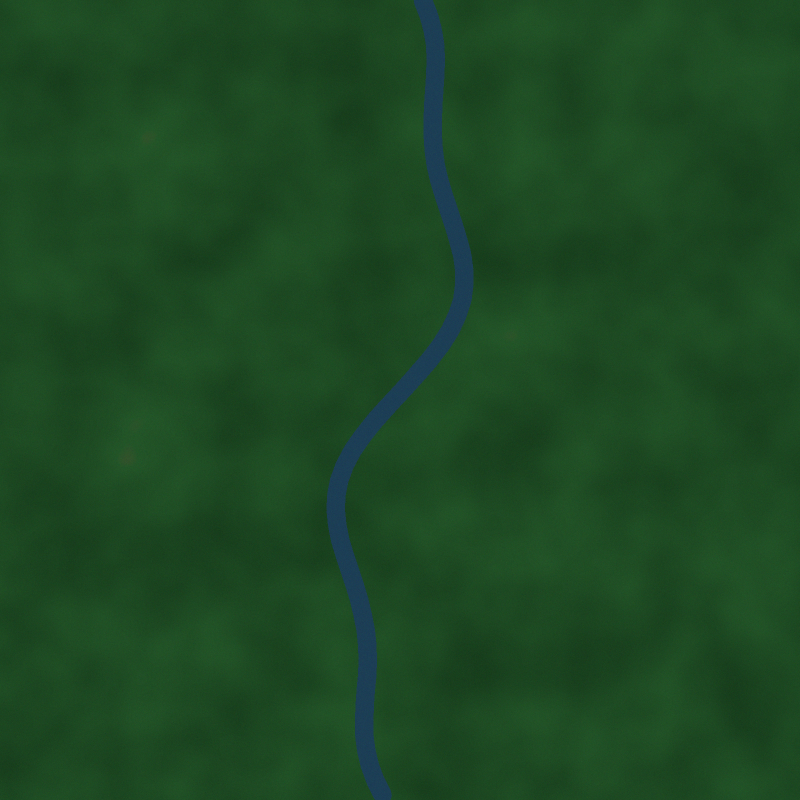
#> input picture samples/deforestation_before.png, 1600 x 1600 px (shown at 1/2 size)
$ python -i image_enhancement.py   (imports and definitions only)   (older library calls are emulated)
#> lines starting #> are read from the running program, lines starting #| are printed output that depends on the picture
"""
image_enhancement.py
====================
Advanced Radiometric Normalization, Dehazing, Sub-Pixel Alignment,
and Semantic Multi-Class Change Categorization for Satellite Remote Sensing.
"""

import cv2
import numpy as np
from typing import Tuple, Dict, Any, Optional, List


def apply_clahe_enhancement(img_rgb: np.ndarray, clip_limit: float = 2.5, tile_grid_size: Tuple[int, int] = (8, 8)) -> np.ndarray:
    """
    Applies Contrast Limited Adaptive Histogram Equalization (CLAHE)
    in the LAB color space (Luminance channel only) to preserve natural color fidelity.
    """
#> called with clip_limit = 2.5, tile_grid_size = (8, 8)
    lab = cv2.cvtColor(img_rgb, cv2.COLOR_RGB2LAB)
#> lab: shape (1600, 1600, 3); mean of channels 0, 1, 2 69, 103.7, 146
    l, a, b = cv2.split(lab)
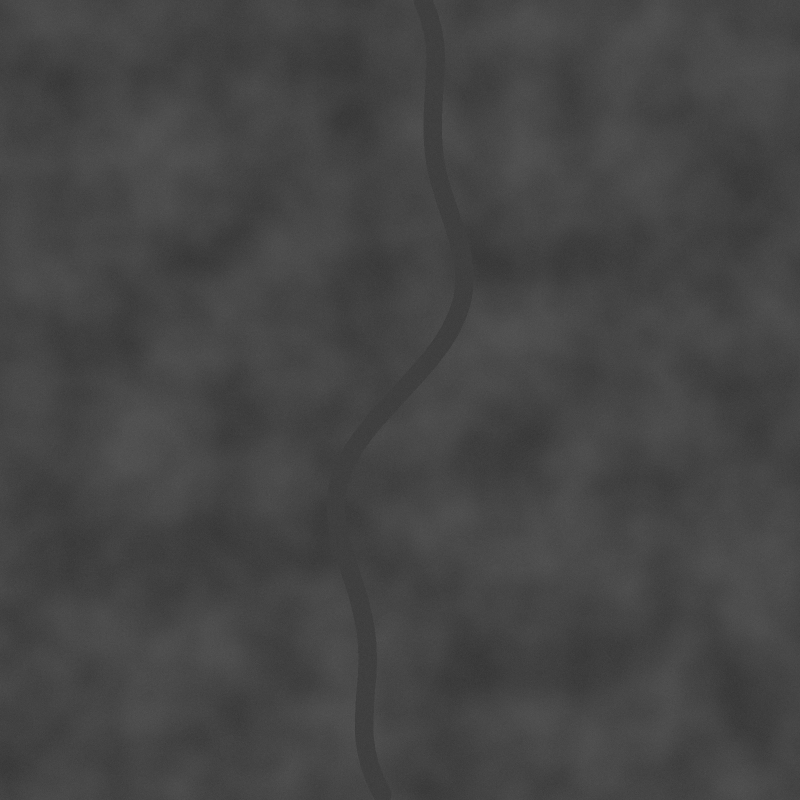
#> l: shape (1600, 1600) (shown at 1/2 size); min 46, max 90, mean 69
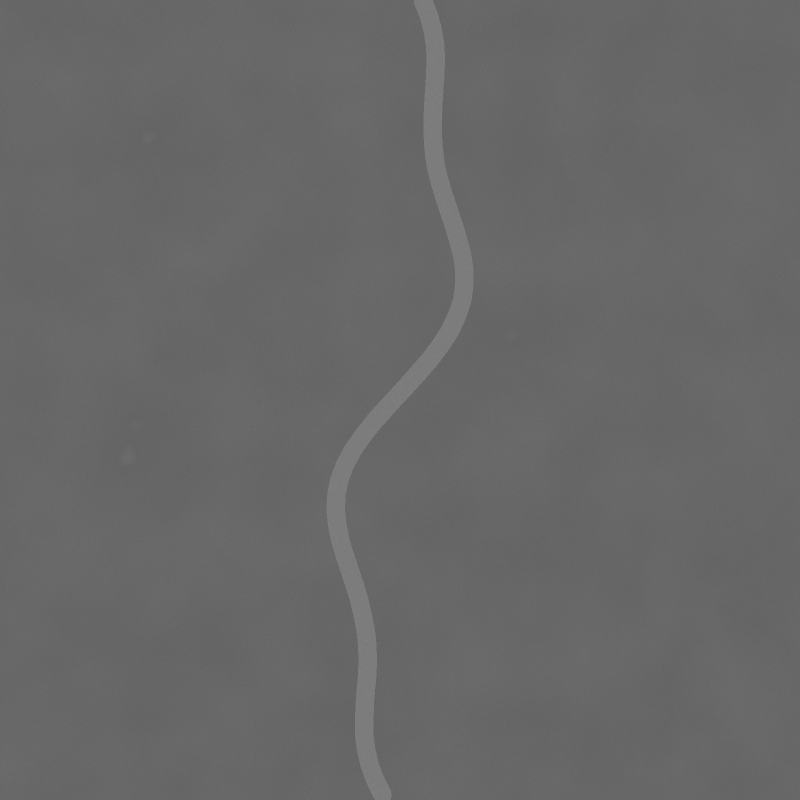
#> a: shape (1600, 1600) (shown at 1/2 size); min 94, max 137, mean 103.7
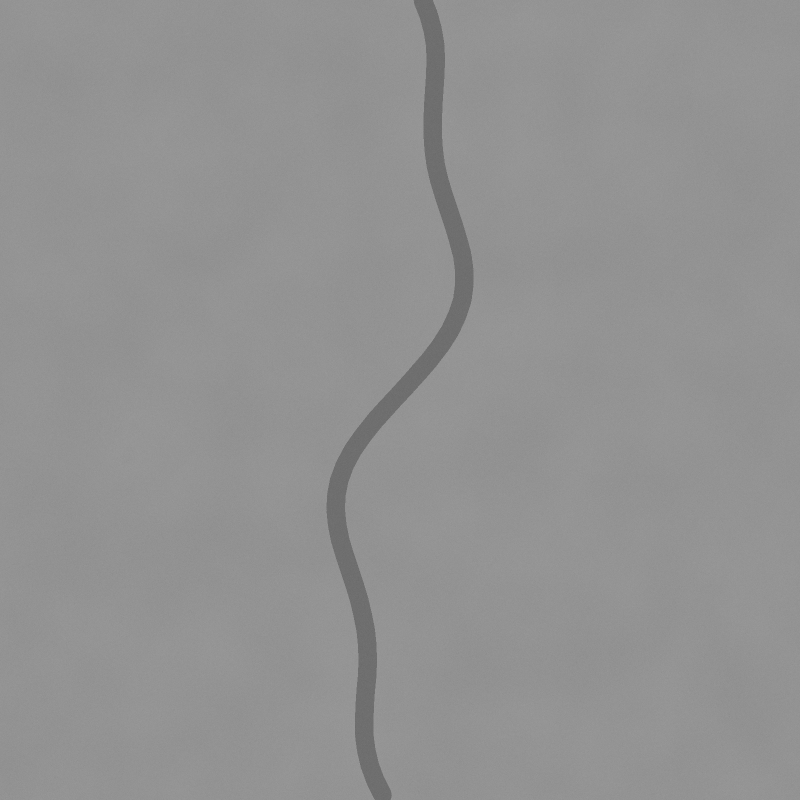
#> b: shape (1600, 1600) (shown at 1/2 size); min 99, max 159, mean 146

    clahe = cv2.createCLAHE(clipLimit=clip_limit, tileGridSize=tile_grid_size)
    l_enhanced = clahe.apply(l)
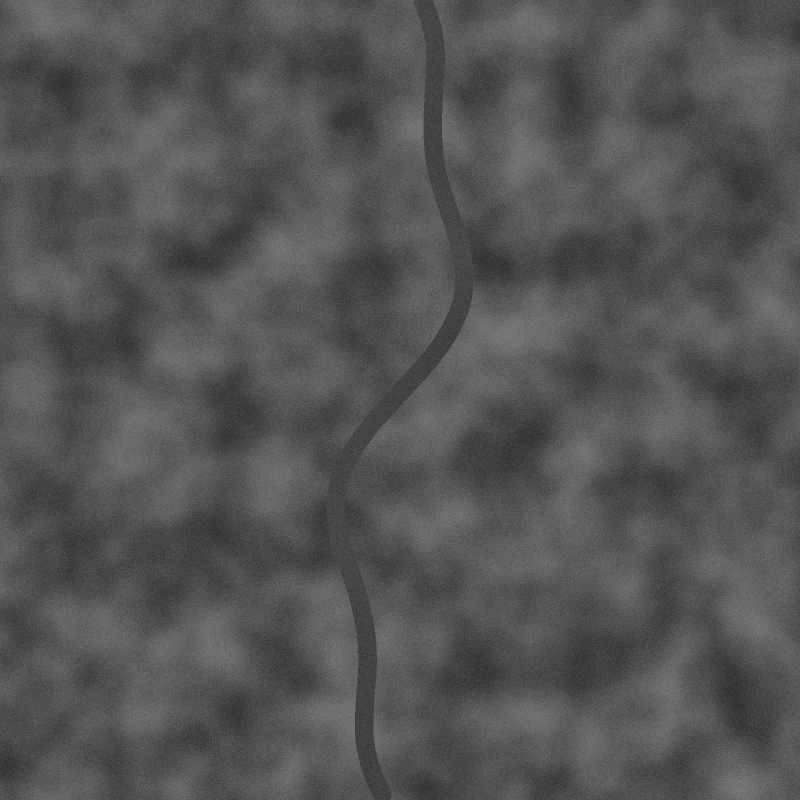
#> l_enhanced: shape (1600, 1600) (shown at 1/2 size); min 36, max 131, mean 84.1

    enhanced_lab = cv2.merge((l_enhanced, a, b))
#> enhanced_lab: shape (1600, 1600, 3); mean of channels 0, 1, 2 84.1, 103.7, 146
    return cv2.cvtColor(enhanced_lab, cv2.COLOR_LAB2RGB)
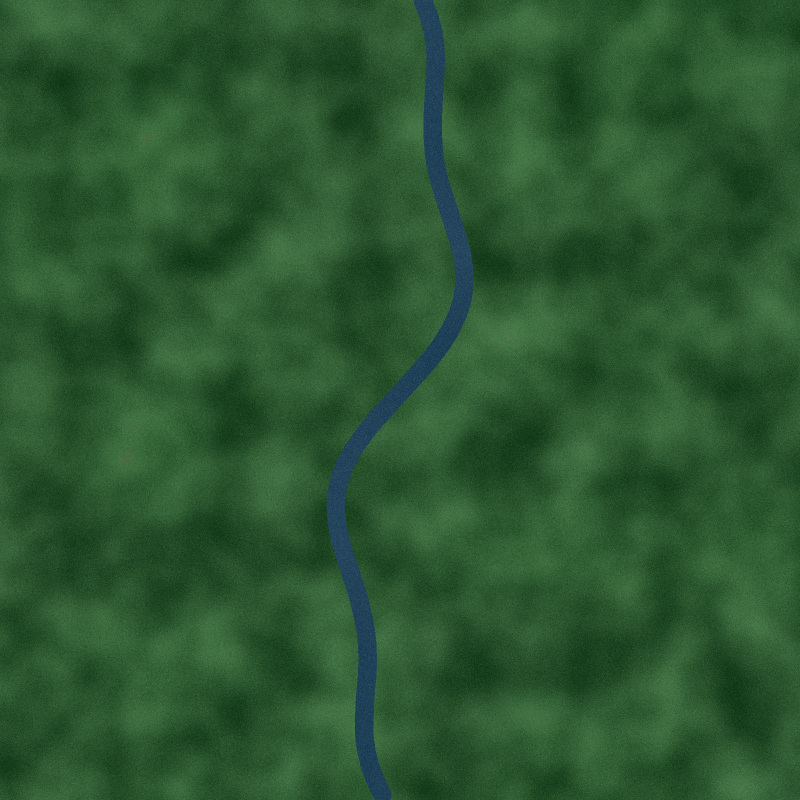
#> returned value: shape (1600, 1600, 3) (shown at 1/2 size); mean R, G, B 43.2, 87, 48


# [222 lines left out: functions apply_unsharp_mask, apply_atmospheric_dehaze, match_histograms_radiometric, align_subpixel_ecc, compute_vari_index, classify_change_categories, not called in this run]

>>> import cv2
>>> picture = cv2.cvtColor(cv2.imread('samples/deforestation_before.png'), cv2.COLOR_BGR2RGB)
>>> result = apply_clahe_enhancement(picture)
